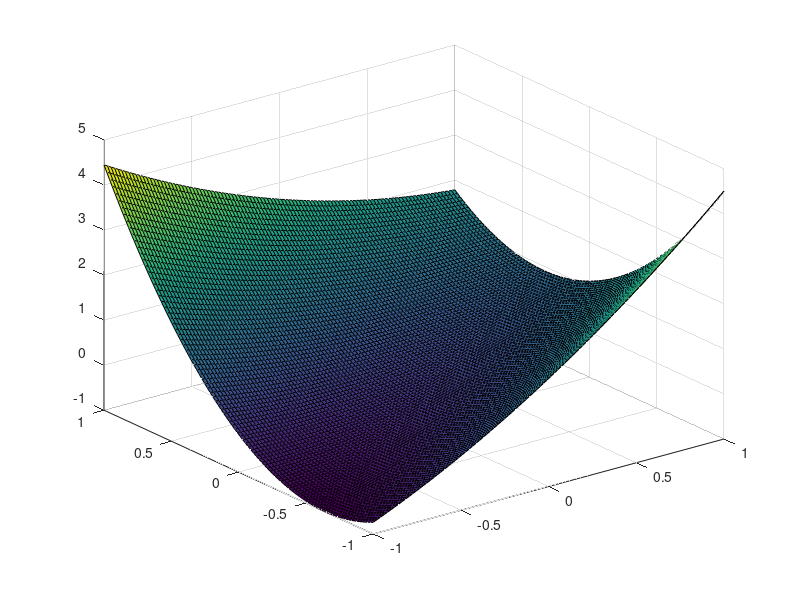

MATLAB code to generate this figure: (Note: this script raises an error after producing the figure.)
clear
clc
close all;

%% Visualizing nonconvexity
dim = 2;
A = diag([0 5]);
[q,~] = qr(randn(dim));
A = q'*A*q;
b = rand(dim,1);

f = @(x) 0.5*x'*A*x+b'*x;
dist = linspace(-1,1,100);
mesh = zeros(length(dist));
for i = 1:length(dist)
    for j= 1:length(dist)
        x = [dist(i);dist(j)];
        mesh(i,j) = f(x);
    end
end

surf(dist,dist,mesh)


%% Single Trial Run
clear
clc

% Algorithm Parameters
it = 100;
dim = 35;
convexParam.maxIt = it;
beckParam.maxIt = it;
sgdParam.epochs = it;
sgdParam.miniBatchProp = 1/4;
sgdParam.maxIt = ceil(sgdParam.epochs/sgdParam.miniBatchProp);

A = rand(dim);
A = A+A';
b = zeros(dim,1);


[convex, beck, sgd,sdp] = solvingTRS(A,b,dim,convexParam,beckParam,sgdParam,[]);

% Generate output statistics/plots
figure();
subplot(2,2,1)
plot(1:convexParam.maxIt,convex.objVal)
xlabel('Iteration')
ylabel('Objective')
title('TRS Using Convex Reformulation')

subplot(2,2,2)
plot(1:beckParam.maxIt, beck.objValX)
hold on
plot(1:beckParam.maxIt, beck.objValY)
xlabel('Iteration')
ylabel('Objective')
title('TRS Using Double-Start FOCM')
legend('Starting at 0','Starting at random point','location','best')

subplot(2,2,3)
plot(1:sgdParam.maxIt,sgd.objVal)
xlabel('Iteration')
ylabel('Objective')
title('TRS Using Stochastic Projected Gradient Descent')
